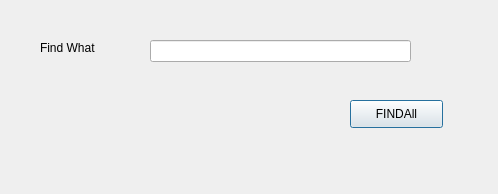
<?xml version="1.0" encoding="UTF-8"?>
<ui version="4.0">
 <class>Dialog</class>
 <widget class="QDialog" name="Dialog">
  <property name="geometry">
   <rect>
    <x>0</x>
    <y>0</y>
    <width>498</width>
    <height>194</height>
   </rect>
  </property>
  <property name="windowTitle">
   <string>Dialog</string>
  </property>
  <widget class="QLabel" name="label">
   <property name="geometry">
    <rect>
     <x>40</x>
     <y>40</y>
     <width>61</width>
     <height>16</height>
    </rect>
   </property>
   <property name="text">
    <string>Find What</string>
   </property>
  </widget>
  <widget class="QLineEdit" name="lineEdit">
   <property name="geometry">
    <rect>
     <x>150</x>
     <y>40</y>
     <width>261</width>
     <height>22</height>
    </rect>
   </property>
  </widget>
  <widget class="QPushButton" name="pushButton">
   <property name="geometry">
    <rect>
     <x>350</x>
     <y>100</y>
     <width>93</width>
     <height>28</height>
    </rect>
   </property>
   <property name="text">
    <string>FINDAll</string>
   </property>
  </widget>
 </widget>
 <resources/>
 <connections/>
</ui>
